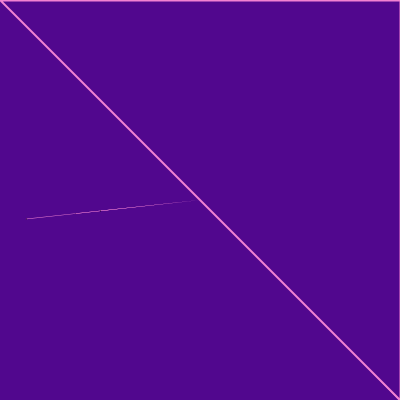
Frame 1 (no input)
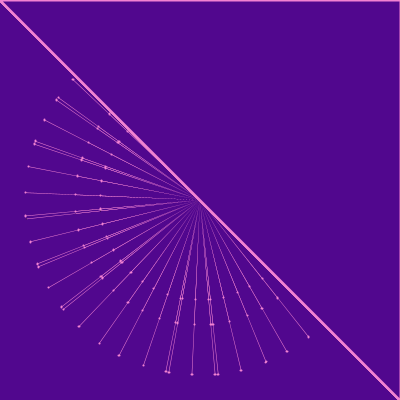
Frame 60 (the mouse pressed at the canvas centre just before this capture)
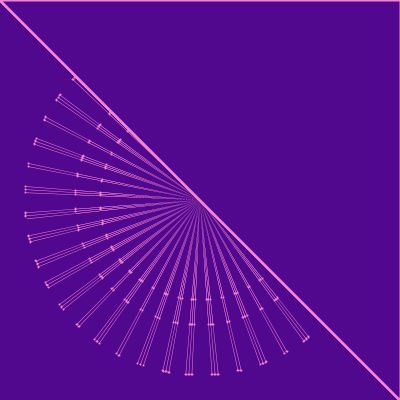
Frame 120 (the mouse held since frame 60 and released just before this capture)

The Processing sketch that drew these frames (run headless with seeded random() and noise(); from frame 60 on, the mouse is pressed at the canvas centre):

// Processing sketch: processing_82867
// ── processing_82867.pde

//Variable de couleur
int a;
//Rayon du cercle
int R;
//Centre du cercle
int xc;
int yc;
//angle qui détermine la position de l'arc
float angle1=random(0, PI);
 
 
void setup()
{
 //Epaisseur des traits
  strokeWeight(0.5);
 //Couleur de fond
  background(#51078E);
 //Taille du sketch
  size (400,400);
  //on déclare les variables
  a=(#F282D2);
  R=height-50;
  xc=width/2;
  yc=height/2;
  frameRate(160);
}
void draw()
{
 //Pour adoucir les trait.
   smooth();
  
 //Pour la couleur des arcs.
   fill(a);
  
 //On definit l'arc.
   angle1=(angle1+TWO_PI)%TWO_PI;
    
 //On trace le premier arc.
   arc (xc,yc,R,R,(angle1+frameCount)%TWO_PI,(angle1+frameCount+PI/1000)%TWO_PI);
  
/*fill(0);*/
  
 //On trace le deuxième arc.
   arc (xc,yc,R-100,R-100,(angle1+frameCount)%TWO_PI,(angle1+frameCount+PI/1000)%TWO_PI);
 //On trace le trosiième arc. 
   arc (xc,yc,R-150,R-150,(angle1+frameCount)%TWO_PI,(angle1+frameCount+PI/1000)%TWO_PI);
 
 fill(#51078E);// violet
 stroke(#F282D2);
 strokeWeight(2);
 triangle(400,400,400,0,200,195); 
 triangle(0,0,400,0,400,400); 
}
